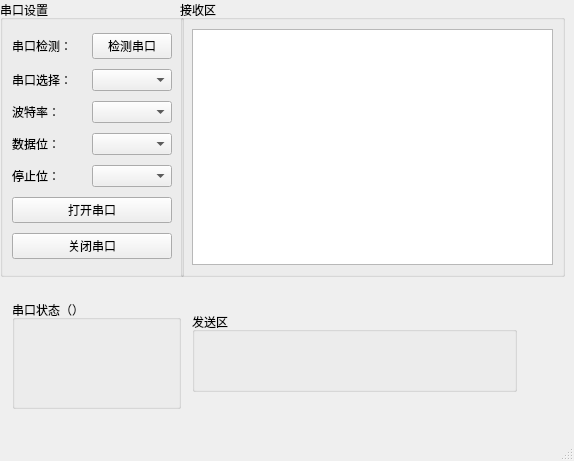
<?xml version="1.0" encoding="UTF-8"?>
<ui version="4.0">
 <class>MainWindow</class>
 <widget class="QMainWindow" name="MainWindow">
  <property name="geometry">
   <rect>
    <x>0</x>
    <y>0</y>
    <width>574</width>
    <height>461</height>
   </rect>
  </property>
  <property name="windowTitle">
   <string>MainWindow</string>
  </property>
  <widget class="QWidget" name="centralwidget">
   <widget class="QGroupBox" name="groupBox">
    <property name="geometry">
     <rect>
      <x>0</x>
      <y>0</y>
      <width>184</width>
      <height>277</height>
     </rect>
    </property>
    <property name="title">
     <string>串口设置</string>
    </property>
    <layout class="QGridLayout" name="gridLayout">
     <item row="0" column="0" colspan="2">
      <widget class="QLabel" name="label">
       <property name="text">
        <string>串口检测：</string>
       </property>
      </widget>
     </item>
     <item row="4" column="0">
      <widget class="QLabel" name="label_5">
       <property name="text">
        <string>停止位：</string>
       </property>
      </widget>
     </item>
     <item row="1" column="2">
      <widget class="QComboBox" name="comboBox"/>
     </item>
     <item row="0" column="2">
      <widget class="QPushButton" name="pushButton">
       <property name="text">
        <string>检测串口</string>
       </property>
      </widget>
     </item>
     <item row="3" column="2">
      <widget class="QComboBox" name="comboBox_3"/>
     </item>
     <item row="3" column="0" colspan="2">
      <widget class="QLabel" name="label_4">
       <property name="text">
        <string>数据位：</string>
       </property>
      </widget>
     </item>
     <item row="2" column="2">
      <widget class="QComboBox" name="comboBox_2"/>
     </item>
     <item row="2" column="0" colspan="2">
      <widget class="QLabel" name="label_3">
       <property name="text">
        <string>波特率：</string>
       </property>
      </widget>
     </item>
     <item row="4" column="2">
      <widget class="QComboBox" name="comboBox_4"/>
     </item>
     <item row="1" column="0" colspan="2">
      <widget class="QLabel" name="label_2">
       <property name="text">
        <string>串口选择：</string>
       </property>
      </widget>
     </item>
     <item row="5" column="0" colspan="3">
      <widget class="QPushButton" name="pushButton_2">
       <property name="text">
        <string>打开串口</string>
       </property>
      </widget>
     </item>
     <item row="6" column="0" colspan="3">
      <widget class="QPushButton" name="pushButton_4">
       <property name="text">
        <string>关闭串口</string>
       </property>
      </widget>
     </item>
    </layout>
   </widget>
   <widget class="QGroupBox" name="groupBox_2">
    <property name="geometry">
     <rect>
      <x>12</x>
      <y>300</y>
      <width>169</width>
      <height>109</height>
     </rect>
    </property>
    <property name="title">
     <string>串口状态（）</string>
    </property>
   </widget>
   <widget class="QGroupBox" name="groupBox_3">
    <property name="geometry">
     <rect>
      <x>180</x>
      <y>0</y>
      <width>385</width>
      <height>277</height>
     </rect>
    </property>
    <property name="title">
     <string>接收区</string>
    </property>
    <layout class="QGridLayout" name="gridLayout_2">
     <item row="0" column="0">
      <widget class="QTextBrowser" name="textBrowser"/>
     </item>
    </layout>
   </widget>
   <widget class="QGroupBox" name="groupBox_4">
    <property name="geometry">
     <rect>
      <x>192</x>
      <y>312</y>
      <width>325</width>
      <height>80</height>
     </rect>
    </property>
    <property name="title">
     <string>发送区</string>
    </property>
   </widget>
  </widget>
  <widget class="QMenuBar" name="menubar">
   <property name="geometry">
    <rect>
     <x>0</x>
     <y>0</y>
     <width>574</width>
     <height>23</height>
    </rect>
   </property>
  </widget>
  <widget class="QStatusBar" name="statusbar"/>
 </widget>
 <resources/>
 <connections/>
</ui>
